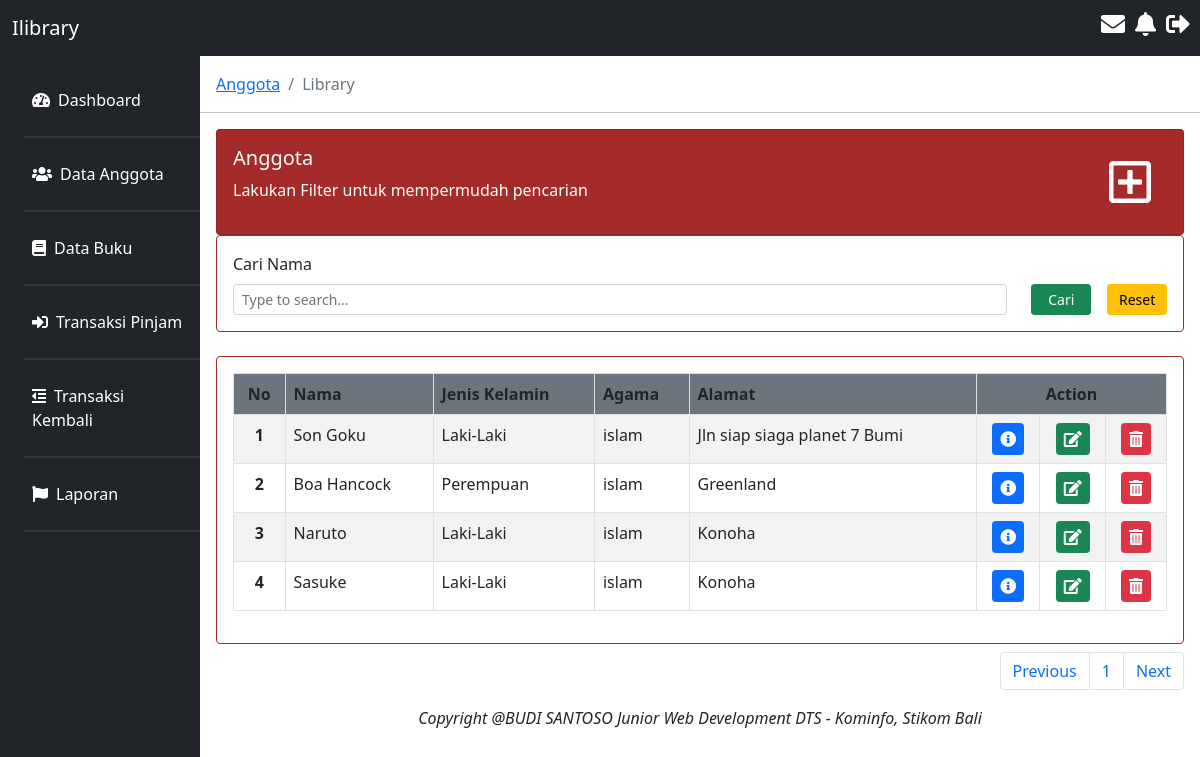
/anggota/data_anggota.php, run on the app's committed database.
### tables this page shows
CREATE TABLE `anggota` (
  `id` int(11) NOT NULL,
  `nama` varchar(50) NOT NULL,
  `jk` varchar(20) NOT NULL,
  `agama` varchar(20) NOT NULL,
  `hp` varchar(20) NOT NULL,
  `status` varchar(20) NOT NULL,
  `foto` varchar(50) NOT NULL,
  `alamat` text NOT NULL,
  `pekerjaan` varchar(255) NOT NULL
);

### anggota/data_anggota.php (the view, shortened to what this page needs)
<?php
include '../koneksi/koneksi.php';
$batas = 10;
$halaman = isset($_GET['halaman'])?(int)$_GET['halaman'] : 1;
$halaman_awal = ($halaman>1) ? ($halaman * $batas) - $batas : 0;
$previous = $halaman - 1;
$next = $halaman + 1;
$no = 1;
$data = mysqli_query($koneksi,"select * from anggota order by id");
$jumlah_data = mysqli_num_rows($data);
$total_halaman = ceil($jumlah_data / $batas);
if(isset($_POST["cari"])){
    $search = $_POST['keyword'];
    $data_anggota = mysqli_query($koneksi,"select * from anggota WHERE nama LIKE '%$search%' limit $halaman_awal, $batas");
} else {
    $data_anggota = mysqli_query($koneksi,"select * from anggota limit $halaman_awal, $batas");
}
?>
<!doctype html>
<html lang="en">
  <head>
    <link href="https://cdn.jsdelivr.net/npm/bootstrap@5.0.2/dist/css/bootstrap.min.css" rel="stylesheet">
    <link rel="stylesheet" href="../style/style.css">
    <link rel="stylesheet" href="https://pro.fontawesome.com/releases/v5.10.0/css/all.css"/>
  </head>
  <body>
    <nav class="navbar navbar-expand-lg navbar-dark text-white bg-dark fixed-top">
        <div class="container-fluid">
            <a class="navbar-brand" href="#">Ilibrary</a>
        </div>
            <h4 class="icon-navbar"><i class="fas fa-envelope" data-bs-toggle="tooltip" data-bs-placement="top" title="inbox"></i></h4>
            <h4 class="icon-navbar"><i class="fas fa-bell" data-bs-toggle="tooltip" data-bs-placement="top" title="notifications"></i></h4>
            <h4 class="icon-navbar"><i class="fas fa-sign-out-alt" data-bs-toggle="tooltip" data-bs-placement="top" title="sign out"></i></h4>
    </nav>
    <div class="row g-0 mt-5 content">
        <div class="col-md-2 bg-dark mt-2 pr-3 pt-4">
            <ul class="nav flex-column ms-3 mb-3">
                <li class="nav-item">
                    <a class="nav-link active text-white" aria-current="page" href="../home/index.php">
                        <i class="fas fa-tachometer-alt me-2"></i>Dashboard
                    </a>
                    <hr class="bg-secondary ms-2" size="4px">
                </li>
                <li class="nav-item">
                    <a class="nav-link text-white" href="data_anggota.php">
                        <i class="fas fa-users me-2"></i>Data Anggota
                    </a>
                    <hr class="bg-secondary ms-2" size="4px">
                </li>
                <li class="nav-item">
                    <a class="nav-link text-white" href="../buku/data_buku.php">
                        <i class="fas fa-book me-2"></i>Data Buku
                    </a>
                    <hr class="bg-secondary ms-2" size="4px">
                </li>
                <li class="nav-item">
                    <a class="nav-link text-white" href="../transaksi/data_transaksi_pinjam.php">
                    <i class="fas fa-sign-in-alt me-2"></i>Transaksi Pinjam
                    </a>
                    <hr class="bg-secondary ms-2" size="4px">
                </li>
                <li class="nav-item">
                    <a class="nav-link text-white" href="../transaksi/data_transaksi_kembali.php">
                    <i class="fas fa-outdent me-2"></i>Transaksi Kembali
                    </a>
                    <hr class="bg-secondary ms-2" size="4px">
                </li>
                <li class="nav-item">
                    <a class="nav-link text-white" href="../transaksi/laporan.php">
                    <i class="fas fa-flag me-2"></i>Laporan
                    </a>
                    <hr class="bg-secondary ms-2" size="4px">
                </li>
            </ul>
        </div>
        <div class="col-md-10 mt-4">
            <nav aria-label="breadcrumb">
                <ol class="breadcrumb ms-3">
                <li class="breadcrumb-item"><a href="#">Anggota</a></li>
                <li class="breadcrumb-item active" aria-current="page">Library</li>
                </ol>
            </nav>
            <hr width="100%">
            <div class="row g-0 ms-3 me-3">
                <div class="card text-white" style="background-color: brown;">
                    <div class="card-body g-0">
                        <div class="row g-0">
                            <div class="col-md-10 g-0">
                                <h5>Anggota</h5>
                                <p>Lakukan Filter untuk mempermudah pencarian</p>
                            </div>
                            <div class="col-md-2 g-0 d-flex justify-content-end align-items-center">
                                <a href="form_tambah.php"><i class="far fa-plus-square fa-3x me-3 icon-plus text-white"></i></a>
                            </div>
                        </div>
                    </div>
                </div>
            </div>
            <div class="row g-0 ms-3 me-3">
                <div class="card" style="border-color: brown;">
                    <div class="card-body g-0">
                            <form method="POST" enctype="multipart/form-data">
                                <div class="row">
                                    <div class="col-md-10">
                                        <label for="exampleDataList" class="form-label">Cari Nama</label>
                                        <input class="form-control input-filter form-control-sm" type="text" name="keyword" id="exampleDataList" placeholder="Type to search...">
                                    </div>
                                    <div class="col-md-2 d-flex align-items-end">
                                        <button type="submit" name="cari" class="btn btn-success me-3 btn-sm" style="width: 100px">Cari</button>
                                        <button type="submit" class="btn btn-warning btn-sm" style="width: 100px">Reset</button>
                                    </div>
                                </div>
                            </form>
                    </div>
                </div>
            </div>
            <div class="row g-0 ms-3 me-3 mt-4">
                <div class="card" style="border-color: brown;">
                    <div class="card-body">
                        <table class="table table-striped table-hover table-bordered">
                            <thead class="bg-secondary">
                                <tr>
                                  <th scope="col" class="text-center">No</th>
                                  <th scope="col">Nama</th>
                                  <th scope="col">Jenis Kelamin</th>
                                  <th scope="col">Agama</th>
                                  <th scope="col">Alamat</th>
                                  <th colspan="3" scope="col" class="text-center">Action</th>
                                </tr>
                              </thead>
                              <tbody>
                                <?php
                                while($d = mysqli_fetch_assoc($data_anggota)) {
                                ?>
                                    <tr>
                                        <th scope="row" class="text-center"><?php echo $no++ ?></th>
                                        <td><?php echo $d['nama'] ?></td>
                                        <td><?php echo $d['jk'] ?></td>
                                        <td><?php echo $d['agama'] ?></td>
                                        <td><?php echo $d['alamat'] ?></td>
                                        <td class="text-center text-white">
                                            <a href="detail.php?id=<?php echo $d['id'] ?>">
                                                <i class="fas fa-info-circle bg-primary p-2 rounded icon-action text-white" data-bs-toggle="tooltip" title="detail"></i>
                                            </a>
                                        </td>
                                        <td class="text-center">
                                            <a href="form_edit.php?id=<?php echo $d['id'] ?>">
                                                <i class="fas fa-edit bg-success p-2 rounded icon-action text-white" data-bs-toggle="tooltip" title="edit"></i>
                                            </a>
                                        </td>
                                        <td class="text-center">
                                            <a href="hapus_aksi.php?id=<?php echo $d['id'] ?>" onclick="return confirm('Yakin Hapus ?')">
                                                <i class="fas fa-trash-alt bg-danger p-2 rounded icon-action text-white" data-bs-toggle="tooltip" title="delete" onClick="handleDelete()" id="demo"></i>
                                            </a>
                                        </td>
                                    </tr>
                                <?php
                                    }
                                ?>
                            </tbody>
                        </table>
                    </div>
                </div>
                <nav>
                    <ul class="pagination justify-content-end mt-2">
                        <li class="page-item">
                            <a class="page-link" <?php if($halaman > 1){ echo "href='?halaman=$previous'"; } ?>>Previous</a>
                        </li>
                        <?php
                        for($x=1;$x<=$total_halaman;$x++){
                            ?>
                            <li class="page-item"><a class="page-link" href="?halaman=<?php echo $x ?>"><?php echo $x; ?></a></li>
                            <?php
                        }
                        ?>
                        <li class="page-item">
                            <a  class="page-link" <?php if($halaman < $total_halaman) { echo "href='?halaman=$next'"; } ?>>Next</a>
                        </li>
                    </ul>
                </nav>
                <p class="text-center fst-italic">Copyright @BUDI SANTOSO Junior Web Development DTS - Kominfo, Stikom Bali</p>
            </div>
        </div>
    </div>
  </body>
</html>

### style/style.css (style rules this page uses)
.icon-navbar { margin-right: 10px; }
.content { min-height: 100vh; }

### data on the page
anggota: nama "Son Goku", jk "Laki-Laki", agama "islam", alamat "Jln siap siaga planet 7 Bumi"
anggota: nama "Boa Hancock", jk "Perempuan", agama "islam", alamat "Greenland"
anggota: nama "Naruto", jk "Laki-Laki", agama "islam", alamat "Konoha"
anggota: nama "Sasuke", jk "Laki-Laki", agama "islam", alamat "Konoha"
